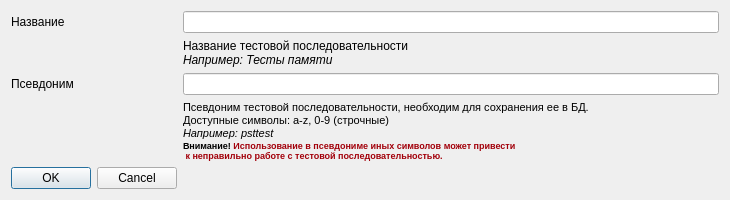
<?xml version="1.0" encoding="UTF-8"?>
<ui version="4.0">
 <class>TestsequenceSaveDialog</class>
 <widget class="QDialog" name="TestsequenceSaveDialog">
  <property name="geometry">
   <rect>
    <x>0</x>
    <y>0</y>
    <width>730</width>
    <height>200</height>
   </rect>
  </property>
  <property name="windowTitle">
   <string>Создание тестовой последовательности</string>
  </property>
  <layout class="QFormLayout" name="formLayout">
   <item row="1" column="0">
    <widget class="QLabel" name="label_2">
     <property name="text">
      <string>Название</string>
     </property>
    </widget>
   </item>
   <item row="1" column="1">
    <widget class="QLineEdit" name="_testExternalEdit"/>
   </item>
   <item row="3" column="0">
    <widget class="QLabel" name="label">
     <property name="text">
      <string>Псевдоним</string>
     </property>
    </widget>
   </item>
   <item row="3" column="1">
    <widget class="QLineEdit" name="_testInternalEdit"/>
   </item>
   <item row="5" column="0">
    <widget class="QDialogButtonBox" name="buttonBox">
     <property name="orientation">
      <enum>Qt::Horizontal</enum>
     </property>
     <property name="standardButtons">
      <set>QDialogButtonBox::Cancel|QDialogButtonBox::Ok</set>
     </property>
    </widget>
   </item>
   <item row="2" column="1">
    <widget class="QLabel" name="label_4">
     <property name="text">
      <string>&lt;html&gt;&lt;head/&gt;&lt;body&gt;&lt;p&gt;Название тестовой последовательности &lt;br/&gt;&lt;span style=&quot; font-style:italic;&quot;&gt;Например: Тесты памяти&lt;/span&gt;&lt;/p&gt;&lt;/body&gt;&lt;/html&gt;</string>
     </property>
     <property name="textFormat">
      <enum>Qt::RichText</enum>
     </property>
    </widget>
   </item>
   <item row="4" column="1">
    <widget class="QLabel" name="label_5">
     <property name="text">
      <string>&lt;!DOCTYPE HTML PUBLIC &quot;-//W3C//DTD HTML 4.0//EN&quot; &quot;http://www.w3.org/TR/REC-html40/strict.dtd&quot;&gt;
&lt;html&gt;&lt;head&gt;&lt;meta name=&quot;qrichtext&quot; content=&quot;1&quot; /&gt;&lt;style type=&quot;text/css&quot;&gt;
p, li { white-space: pre-wrap; }
&lt;/style&gt;&lt;/head&gt;&lt;body style=&quot; font-family:'MS Shell Dlg 2'; font-size:8pt; font-weight:400; font-style:normal;&quot;&gt;
&lt;p style=&quot; margin-top:0px; margin-bottom:0px; margin-left:0px; margin-right:0px; -qt-block-indent:0; text-indent:0px;&quot;&gt;Псевдоним тестовой последовательности, необходим для сохранения ее в БД. &lt;br /&gt;Доступные символы: a-z, 0-9 (строчные)&lt;br /&gt;&lt;span style=&quot; font-style:italic;&quot;&gt;Например: psttest &lt;/span&gt;&lt;br /&gt;&lt;span style=&quot; font-size:7pt; font-weight:600;&quot;&gt;Внимание! &lt;/span&gt;&lt;span style=&quot; font-size:7pt; font-weight:600; color:#a2000a;&quot;&gt;Использование в псевдониме иных символов может привести&lt;br&gt; к неправильно работе с тестовой последовательностью.&lt;/span&gt;&lt;/p&gt;&lt;/body&gt;&lt;/html&gt;</string>
     </property>
    </widget>
   </item>
  </layout>
 </widget>
 <resources/>
 <connections>
  <connection>
   <sender>buttonBox</sender>
   <signal>accepted()</signal>
   <receiver>TestsequenceSaveDialog</receiver>
   <slot>accept()</slot>
   <hints>
    <hint type="sourcelabel">
     <x>248</x>
     <y>254</y>
    </hint>
    <hint type="destinationlabel">
     <x>157</x>
     <y>274</y>
    </hint>
   </hints>
  </connection>
  <connection>
   <sender>buttonBox</sender>
   <signal>rejected()</signal>
   <receiver>TestsequenceSaveDialog</receiver>
   <slot>reject()</slot>
   <hints>
    <hint type="sourcelabel">
     <x>316</x>
     <y>260</y>
    </hint>
    <hint type="destinationlabel">
     <x>286</x>
     <y>274</y>
    </hint>
   </hints>
  </connection>
 </connections>
</ui>
